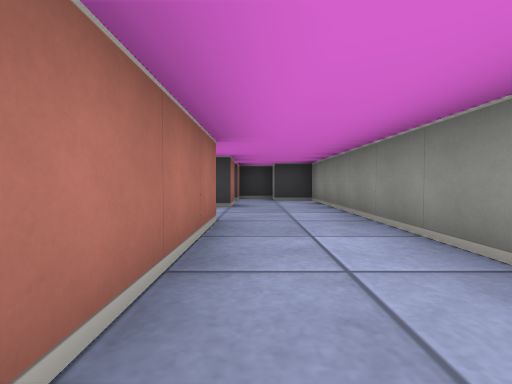
view 1 (above)

17 first-person views from a walk through a cub3D ray-caster map. The camera is about half as high as the walls, tilts 2° down and sees 85° across. The floor is counted in squares. Each view is taken from the middle of a square. On the plan, view 1 faces up. The plan holds only what a view shows up to about 9 squares ahead; the rest is blank.

view 2
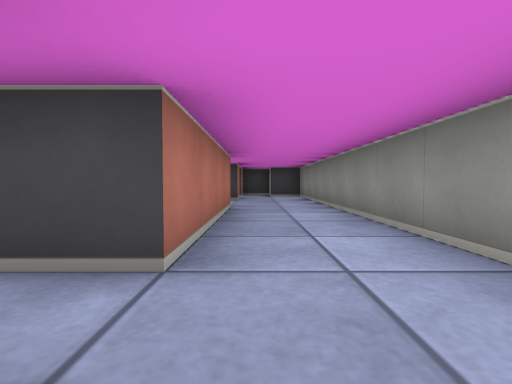

view 3
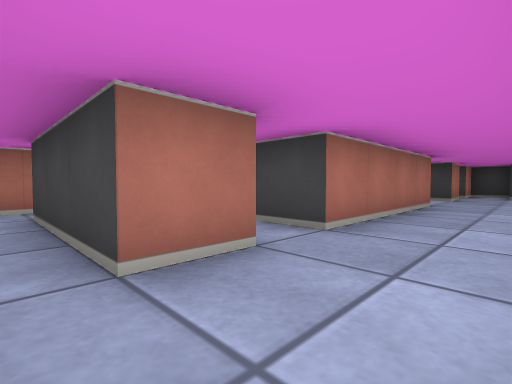

view 4
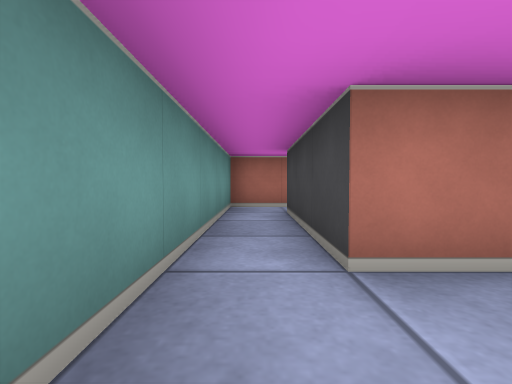

view 5
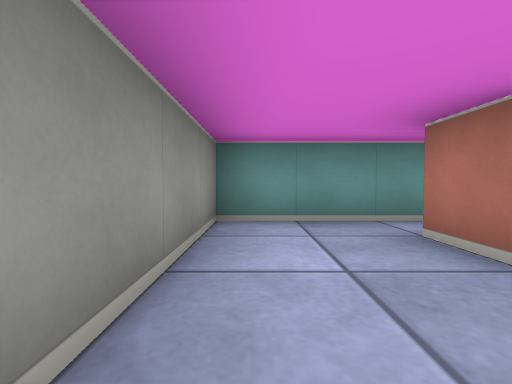

view 6
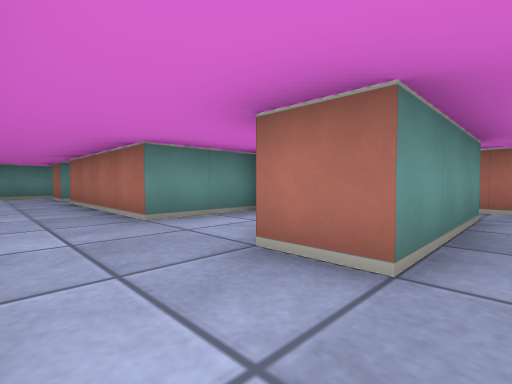

view 7
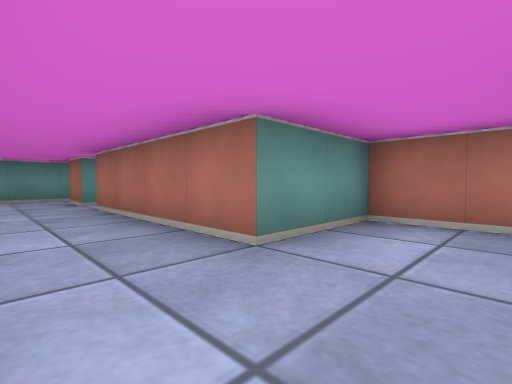

view 8
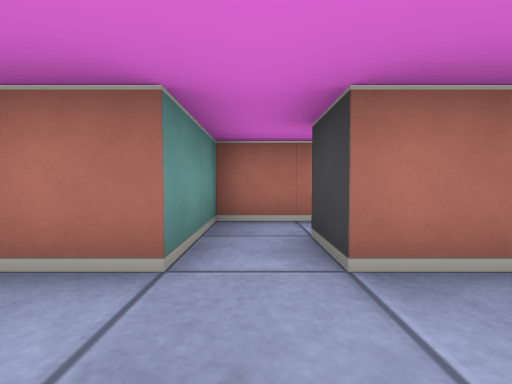

view 9
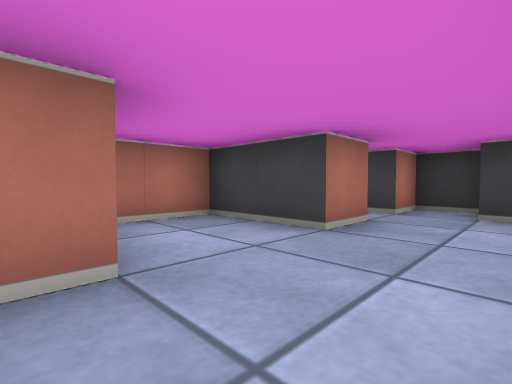

view 10
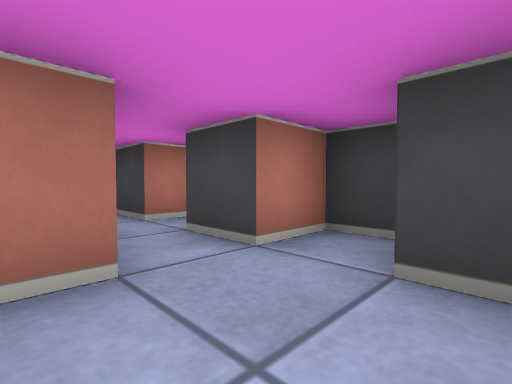

view 11
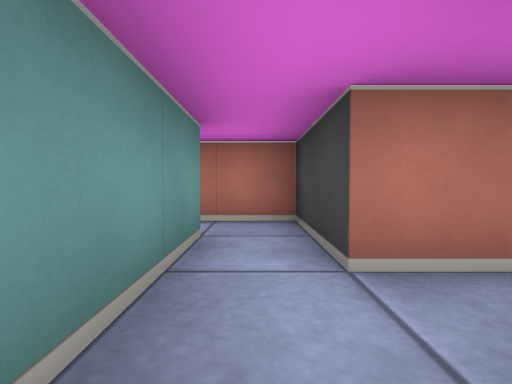

view 12
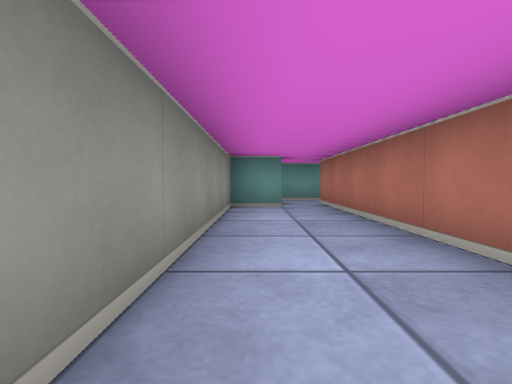

view 13
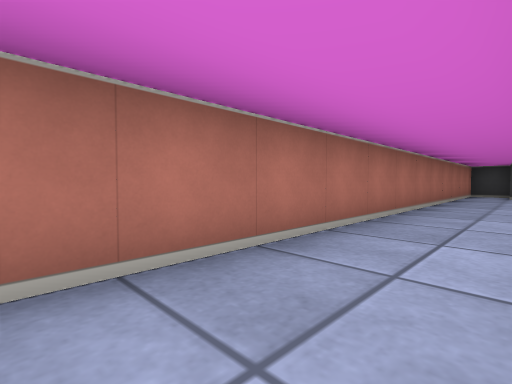

view 14
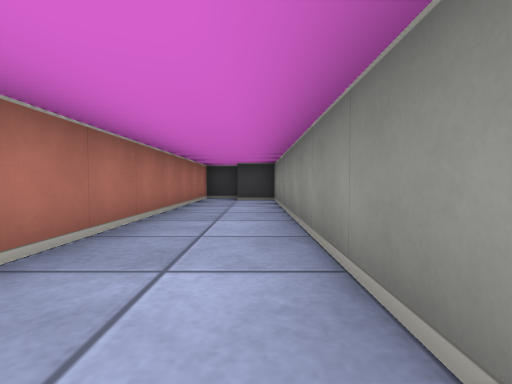

view 15
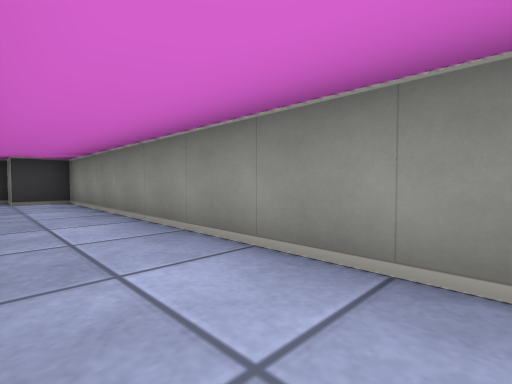

view 16
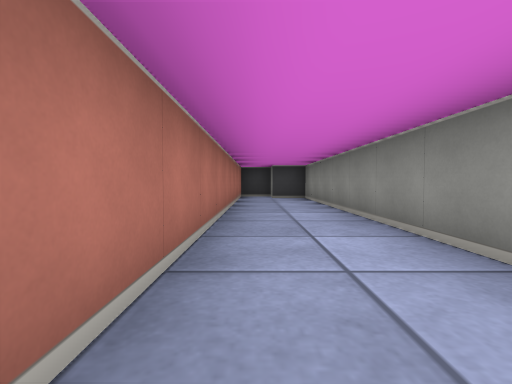

view 17
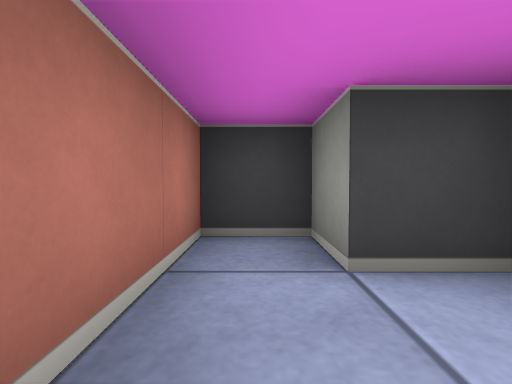

### Floor plan
Ten units are one square. View 1 is at (0, 0); x grows to the right and y downward. Boxes are objects, and circles mark ways between rooms. Rooms are numbered by the first view taken in them; rooms with no view inside come last. Other rooms are left out.
<svg viewBox="-50 -220 70 260">
<path fill="none" stroke="#000" d="M-5 -55 -25 -55 -25 -35 -5 -35 -5 5M15 15 15 -55M-45 24 -45 35 15 35 15 15M-5 15 -5 25 -35 25M-35 -65 -25 -65M-25 -75 -45 -75 -45 -62M-5 -65 -5 -55M6 -85 -5 -85M15 -55 15 -75 5 -75M-16 -85 -5 -85 -5 -205 -15 -205 -15 -215 -25 -215 -25 -75M-5 -75 -15 -75M-25 -65 -5 -65M-25 2 -25 15 -5 15M-5 5 -15 5"/>
<circle cx="5" cy="20" r="3" fill="#2a7"/>
<circle cx="5" cy="-60" r="3" fill="#2a7"/>
<circle cx="-10" cy="10" r="3" fill="#2a7"/>
<circle cx="-30" cy="-70" r="3" fill="#2a7"/>
<circle cx="-10" cy="-70" r="3" fill="#2a7"/>
<text x="0" y="-30">1</text>
<text x="-40" y="-10">2</text>
<text x="0" y="-70">3</text>
<text x="-20" y="-140">4</text>
<text x="-20" y="0">5</text>
</svg>
Room 1 opens to room 2. Room 1 opens to room 3. Room 1 opens to room 5. Room 2 opens to room 4. Room 3 opens to room 4.

Where each view was taken, in squares from view 1:
view 1: 0 up, 0 right, facing up
view 2: 2 down, 0 right, facing up
view 3: 3 down, 1 right, facing up-left
view 4: 3 down, 1 right, facing left
view 5: 0 up, 1 right, facing down
view 6: 7 up, 1 right, facing down-left
view 7: 5 up, 1 right, facing down-left
view 8: 1 down, 1 right, facing left
view 9: 3 up, 1 right, facing up-left
view 10: 6 up, 1 right, facing up-left
view 11: 7 up, 1 left, facing left
view 12: 14 up, 1 left, facing down
view 13: 10 up, 1 left, facing up-left
view 14: 13 up, 1 left, facing up
view 15: 13 up, 2 left, facing up-right
view 16: 12 up, 2 left, facing up
view 17: 19 up, 2 left, facing up
